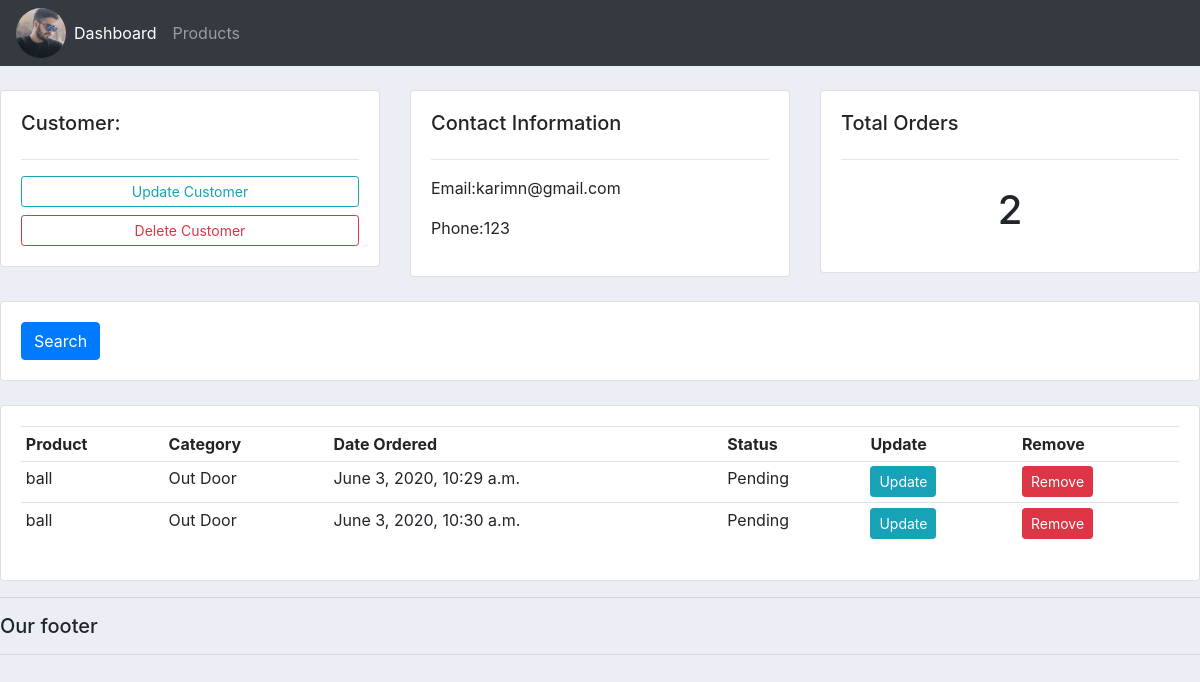
The app's page /customers/1 with its own data.
### accounts/models.py (models this page shows, shortened)
class Customer(models.Model):
    name = models.CharField(max_length=200, null=True, blank=True)
    phone = models.CharField(max_length=200, null=True, blank=True)
    email = models.CharField(max_length=200, null=True, blank=True)
    date_created = models.DateTimeField(auto_now_add=True)

class Order(models.Model):
    STATUS = (
        ('Pending', 'Pending'),
        ('Out for delivery', 'Out for delivery'),
        ('Delivered', 'Delivered'),
    )
    customer = models.ForeignKey(Customer, null=True, on_delete=models.SET_NULL)
    product = models.ForeignKey(Product, null=True, on_delete=models.SET_NULL)
    date_created = models.DateTimeField(auto_now_add=True)
    status = models.CharField(max_length=200, choices=STATUS)

class Product(models.Model):
    CATEGORY = (
        ('Indoor', "Indoor"),
        ('Out Door', "Out Door"),
    )
    name = models.CharField(max_length=200, null=True)
    price = models.FloatField(null=True)
    category = models.CharField(max_length=200, null=True, choices=CATEGORY)
    description = models.CharField(max_length=200, null=True,blank=True)
    date_created = models.DateTimeField(auto_now_add=True)
    tags = models.ManyToManyField(Tag)
    def __str__(self):
        return self.name

### accounts/views.py (the view)
# urls.py: path('customers/<str:pk>', views.customer),
def customer(request, pk):
    customer = Customer.objects.get(id=pk)
    orders = customer.order_set.all()
    order_count = orders.count()
    context = {'customer': customer, 'orders': orders, 'order_count': order_count}
    return render(request, "accounts/customers.html", context)

### accounts/templates/accounts/customers.html
{% extends 'accounts/main.html' %}
{% block content %}
    <br>
    <div class="row">
        <div class="col-md">
            <div class="card card-body">
                <h5>Customer:</h5>
                <hr>
                <a class="btn btn-outline-info  btn-sm btn-block" href="">Update Customer</a>
                <a class="btn btn-outline-danger  btn-sm btn-block" href="">Delete Customer</a>
            </div>
        </div>
        <div class="col-md">
            <div class="card card-body">
                <h5>Contact Information</h5>
                <hr>
                <p>Email:{{ customer.email }} </p>
                <p>Phone:{{ customer.phone }} </p>
            </div>
        </div>
        <div class="col-md">
            <div class="card card-body">
                <h5>Total Orders</h5>
                <hr>
                <h1 style="text-align: center;padding: 10px">
                    {{ order_count }}
                </h1>
            </div>
        </div>
    </div>
    <br>
    <div class="row">
        <div class="col">
            <div class="card card-body">
                <form method="get">
                    <button class="btn btn-primary" type="submit">Search</button>
                </form>
            </div>
        </div>
    </div>
    <br>
    <div class="row">
        <div class="col-md">
            <div class="card card-body">
                <table class="table table-sm">
                    <tr>
                        <th>Product</th>
                        <th>Category</th>
                        <th>Date Ordered</th>
                        <th>Status</th>
                        <th>Update</th>
                        <th>Remove</th>
                    </tr>
                    {% for order in orders %}
                        <tr>
                            <td>{{ order.product }}</td>
                            <td>{{ order.product.category }}</td>
                            <td>{{ order.date_created }}</td>
                            <td>{{ order.status }}</td>
                            <td><a class="btn btn-sm btn-info" href="">Update</a></td>
                            <td><a class="btn btn-sm btn-danger" href="">Remove</a></td>
                        </tr>
                    {% endfor %}
                </table>
            </div>
        </div>
    </div>{% endblock %}

### accounts/templates/accounts/main.html (shortened to what this page needs)
{% load static %}
<!DOCTYPE html>
<html lang="en">
<head>
    <link rel="stylesheet" href="https://stackpath.bootstrapcdn.com/bootstrap/4.3.1/css/bootstrap.min.css"
>
    <link rel="stylesheet" href="{% static '/css/main.css' %}" type="text/css">
</head>
<body>
{% include "accounts/navbar.html" %}
{% block content %}
{% endblock %}
<hr>
<h5>Our footer</h5>
<hr>
</body>
</html>

### accounts/templates/accounts/navbar.html (shortened to what this page needs)
{% load static %}
<nav class="navbar navbar-expand-lg navbar-dark bg-dark">
    <img src="{% static 'images/logo.jpeg' %}" alt="" width="50" height="50" style="border-radius: 100%">
    <div class="collapse navbar-collapse" id="navbarNavAltMarkup">
        <div class="navbar-nav">
            <a class="nav-item nav-link active" href="#">Dashboard <span class="sr-only">(current)</span></a>
            <a class="nav-item nav-link" href="#">Products</a>
        </div>
    </div>
</nav>

### static/css/main.css (style rules this page uses)
body { background-color: #ebeff5; }

### records on screen
Customer: email "karimn@gmail.com", phone "123"
Order: product "ball", product.category "Out Door", date_created "June 3, 2020, 10:29 a.m.", status "Pending"
Order: product "ball", product.category "Out Door", date_created "June 3, 2020, 10:30 a.m.", status "Pending"

### other values on screen
{{ order_count }} "2"
